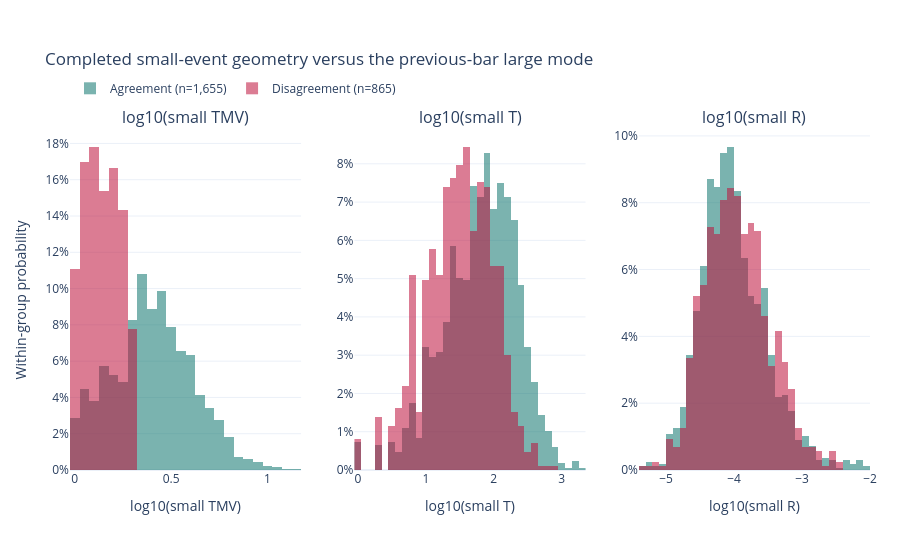

Notebook code cell kept with this figure:
### Code cell
small_relationship_fig = plot_dc_relationship_feature_distributions(
    relationships=small_dcc_relationships,
    feature_labels={"tmv": "log10(small TMV)", "t": "log10(small T)", "r": "log10(small R)"},
    relationship_column="completed_leg_relationship_before_dcc",
    title="Completed small-event geometry versus the previous-bar large mode",
)
small_relationship_fig.show()

### Figure 1 — Plotly figure (JSON) as saved in the notebook; plotly's stock layout.template omitted (floating-point values rounded to 4 significant figures; data arrays with more than 128 entries replaced by an {"elided": "..."} marker saying what was removed)
{"data": [{"bingroup": "tmv", "histnorm": "probability", "hovertemplate": "log10(small TMV)=%{x:.4f}<br>within-group share=%{y:.2%}<extra></extra>", "legendgroup": "agreement", "marker": {"color": "#0f766e"}, "name": "Agreement (n=1,655)", "nbinsx": 55, "opacity": 0.55, "showlegend": true, "x": {"elided": "1655 float values"}, "type": "histogram", "xaxis": "x", "yaxis": "y"}, {"bingroup": "tmv", "histnorm": "probability", "hovertemplate": "log10(small TMV)=%{x:.4f}<br>within-group share=%{y:.2%}<extra></extra>", "legendgroup": "disagreement", "marker": {"color": "#be123c"}, "name": "Disagreement (n=865)", "nbinsx": 55, "opacity": 0.55, "showlegend": true, "x": {"elided": "865 float values"}, "type": "histogram", "xaxis": "x", "yaxis": "y"}, {"bingroup": "t", "histnorm": "probability", "hovertemplate": "log10(small T)=%{x:.4f}<br>within-group share=%{y:.2%}<extra></extra>", "legendgroup": "agreement", "marker": {"color": "#0f766e"}, "name": "Agreement (n=1,655)", "nbinsx": 55, "opacity": 0.55, "showlegend": false, "x": {"elided": "1655 float values"}, "type": "histogram", "xaxis": "x2", "yaxis": "y2"}, {"bingroup": "t", "histnorm": "probability", "hovertemplate": "log10(small T)=%{x:.4f}<br>within-group share=%{y:.2%}<extra></extra>", "legendgroup": "disagreement", "marker": {"color": "#be123c"}, "name": "Disagreement (n=865)", "nbinsx": 55, "opacity": 0.55, "showlegend": false, "x": {"elided": "865 float values"}, "type": "histogram", "xaxis": "x2", "yaxis": "y2"}, {"bingroup": "r", "histnorm": "probability", "hovertemplate": "log10(small R)=%{x:.4f}<br>within-group share=%{y:.2%}<extra></extra>", "legendgroup": "agreement", "marker": {"color": "#0f766e"}, "name": "Agreement (n=1,655)", "nbinsx": 55, "opacity": 0.55, "showlegend": false, "x": {"elided": "1655 float values"}, "type": "histogram", "xaxis": "x3", "yaxis": "y3"}, {"bingroup": "r", "histnorm": "probability", "hovertemplate": "log10(small R)=%{x:.4f}<br>within-group share=%{y:.2%}<extra></extra>", "legendgroup": "disagreement", "marker": {"color": "#be123c"}, "name": "Disagreement (n=865)", "nbinsx": 55, "opacity": 0.55, "showlegend": false, "x": {"elided": "865 float values"}, "type": "histogram", "xaxis": "x3", "yaxis": "y3"}], "layout": {"xaxis": {"anchor": "y", "domain": [0.0, 0.2889], "title": {"text": "log10(small TMV)"}}, "yaxis": {"anchor": "x", "domain": [0.0, 1.0], "title": {"text": "Within-group probability"}, "tickformat": ".0%"}, "xaxis2": {"anchor": "y2", "domain": [0.3556, 0.6444], "title": {"text": "log10(small T)"}}, "yaxis2": {"anchor": "x2", "domain": [0.0, 1.0], "tickformat": ".0%"}, "xaxis3": {"anchor": "y3", "domain": [0.7111, 1.0], "title": {"text": "log10(small R)"}}, "yaxis3": {"anchor": "x3", "domain": [0.0, 1.0], "tickformat": ".0%"}, "annotations": [{"font": {"size": 16}, "showarrow": false, "text": "log10(small TMV)", "x": 0.1444, "xanchor": "center", "xref": "paper", "y": 1.0, "yanchor": "bottom", "yref": "paper"}, {"font": {"size": 16}, "showarrow": false, "text": "log10(small T)", "x": 0.5, "xanchor": "center", "xref": "paper", "y": 1.0, "yanchor": "bottom", "yref": "paper"}, {"font": {"size": 16}, "showarrow": false, "text": "log10(small R)", "x": 0.8556, "xanchor": "center", "xref": "paper", "y": 1.0, "yanchor": "bottom", "yref": "paper"}], "legend": {"orientation": "h", "yanchor": "bottom", "y": 1.08, "xanchor": "left", "x": 0.0}, "margin": {"l": 70, "r": 30, "t": 130, "b": 70}, "title": {"text": "Completed small-event geometry versus the previous-bar large mode"}, "barmode": "overlay", "height": 540, "hovermode": "closest"}}
